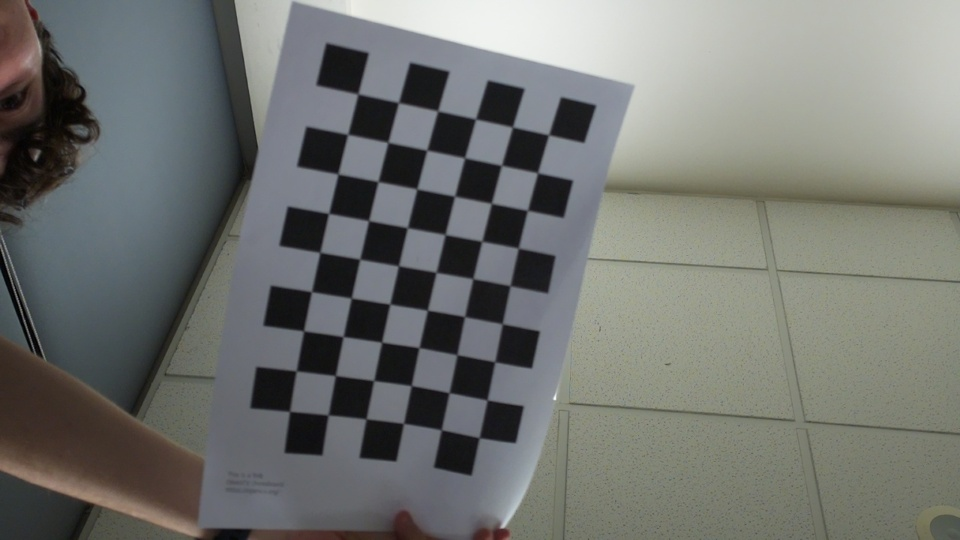
#> input picture data/calibration/000.jpg, 960 x 540 px; its folder holds 4 pictures in this run
$ python calibration.py
#> lines starting #> are read from the running program, lines starting #| are printed output that depends on the picture; long printed decimals are rounded
import cv2
import numpy as np
import os

def load_images(filenames):
    return [cv2.imread(filename) for filename in filenames]
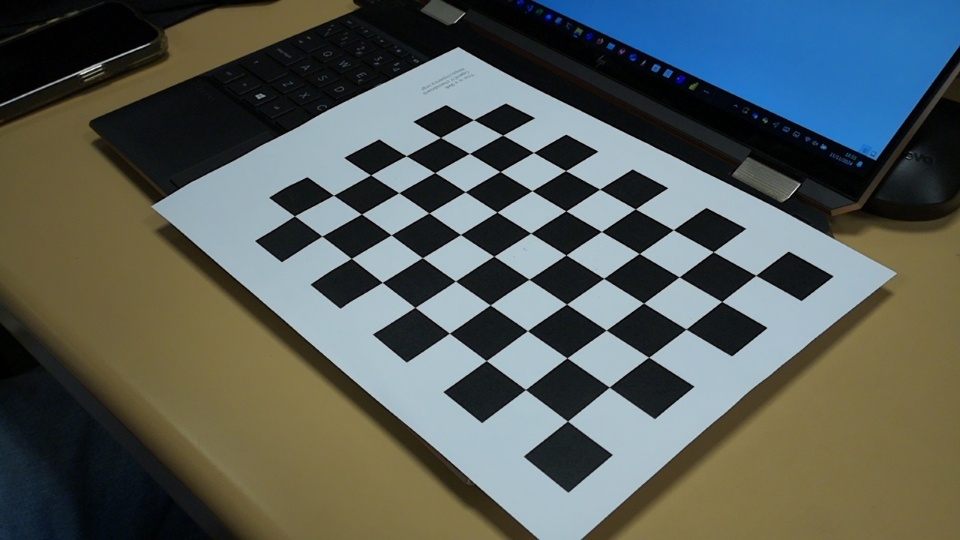
#> input picture data/calibration/001.jpg, 960 x 540 px
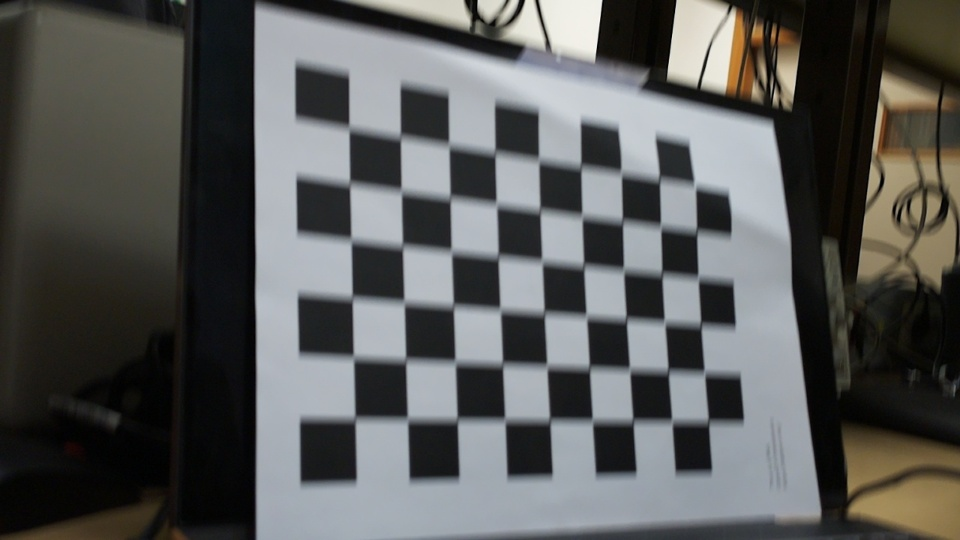
#> input picture data/calibration/002.jpg, 960 x 540 px
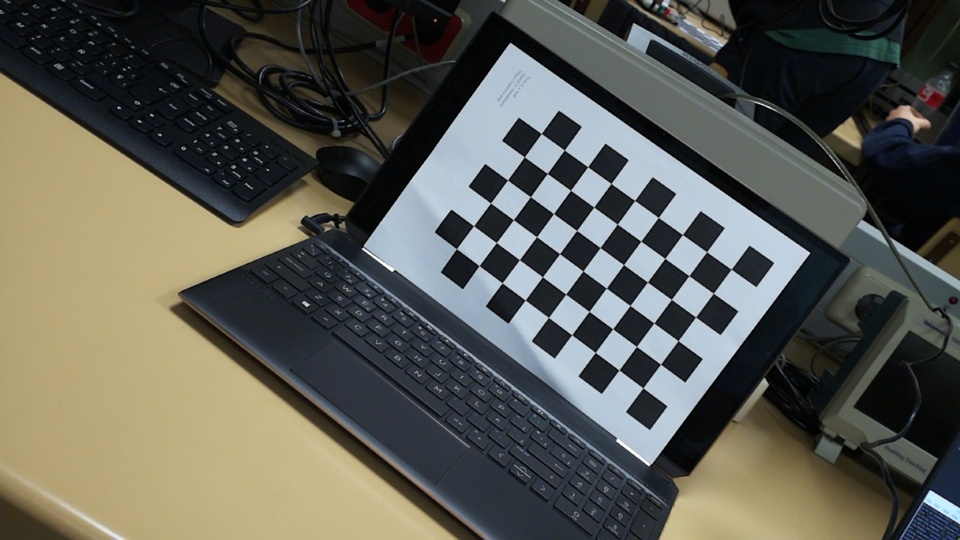
#> input picture data/calibration/003.jpg, 960 x 540 px

def show_image(image):
    cv2.imshow("Image", image)
    cv2.waitKey(0)
    cv2.destroyAllWindows()

def write_image(path, image):
    cv2.imwrite(path, image)

def get_chessboard_points(chessboard_shape, dx, dy):
    return np.array([[(i%chessboard_shape[0])*dx, (i//chessboard_shape[0])*dy, 0] for i in range(chessboard_shape[0]*chessboard_shape[1])], dtype=np.float32)

chessboard_shape = (9, 6)

criteria = (cv2.TERM_CRITERIA_EPS + cv2.TERM_CRITERIA_MAX_ITER, 30, 0.01)

imgs_path = [f"../data/calibration/{file}" for file in os.listdir("../data/calibration")]
imgs = load_images(imgs_path)
#> imgs = 4 items

corners = [cv2.findChessboardCorners(img, chessboard_shape) for img in imgs]
#> corners = 4 items

imgs_gray = [cv2.cvtColor(img,cv2.COLOR_BGR2GRAY) for img in imgs]
#> imgs_gray = 4 items
corners_refined = [cv2.cornerSubPix(i, cor[1], chessboard_shape, (-1, -1), criteria) if cor[0] else [] for i, cor in zip(imgs_gray, corners)]
#> corners_refined = 4 items

imgs_with_corners = [cv2.drawChessboardCorners(img, chessboard_shape, corners_refined_img, True)
                     for corners_refined_img, img in zip(corners_refined, imgs)
                     if len(corners_refined_img) > 0 ]
#> imgs_with_corners = 4 items

chessboard_points = [get_chessboard_points(chessboard_shape, 30, 30) for _ in imgs_with_corners]
#> chessboard_points = 4 items

valid_corners = np.array([cor[1] for cor in corners if cor[0]], dtype=np.float32)

valid_object_points = np.array(chessboard_points, dtype=np.float32)
image_points = np.array(valid_corners, dtype=np.float32)

rms, intrinsics, dist_coeffs, rvecs, tvecs = cv2.calibrateCamera(valid_object_points, image_points, imgs[1].shape[0:2], None, None)
#> rms = 1; intrinsics = [[1166.4, 0, 730.5], [0, 1138.1, 325.9], [0, 0, 1]]; dist_coeffs = [[-0.782, 2.89, 0.00519, -0.00565, -5.39]]; rvecs = ([-0.278, -0.54, 1.74], [-0.237, -1, -2.27], [-0.172, -0.797, -0.00959], [-0.00464, 0.168, -2.49]); tvecs = ([-136.6, -146.5, 843.5], [-79.82, 46.91, 565.7], [-191.8, -103.1, 551.1], [-88.05, 62.51, 1165])

extrinsics = list(map(lambda rvec, tvec: np.hstack((cv2.Rodrigues(rvec)[0], tvec)), rvecs, tvecs))
#> extrinsics = 4 items

print("Intrinsics:\n", intrinsics)
#| Intrinsics:
#|  [[1.16640475e+03 0.00000000e+00 7.30477692e+02]
#|  [0.00000000e+00 1.13812618e+03 3.25883729e+02]
#|  [0.00000000e+00 0.00000000e+00 1.00000000e+00]]
print("Distortion coefficients:\n", dist_coeffs)
#| Distortion coefficients:
#|  [[-7.81816509e-01  2.89477671e+00  5.18591017e-03 -5.65227623e-03
#|   -5.39364912e+00]]
print("Root mean squared reprojection error:\n", rms)
#| Root mean squared reprojection error:
#|  1.004

os.makedirs("../out", exist_ok=True)
os.makedirs("../out/calibration", exist_ok=True)
for i, img in enumerate(imgs_with_corners):
    write_image(f"../out/calibration/{str(i).zfill(3)}.jpg", img)
#> this loop made 4 passes
#> pass 1, in write_image, `cv2.imwrite(path, image)`:
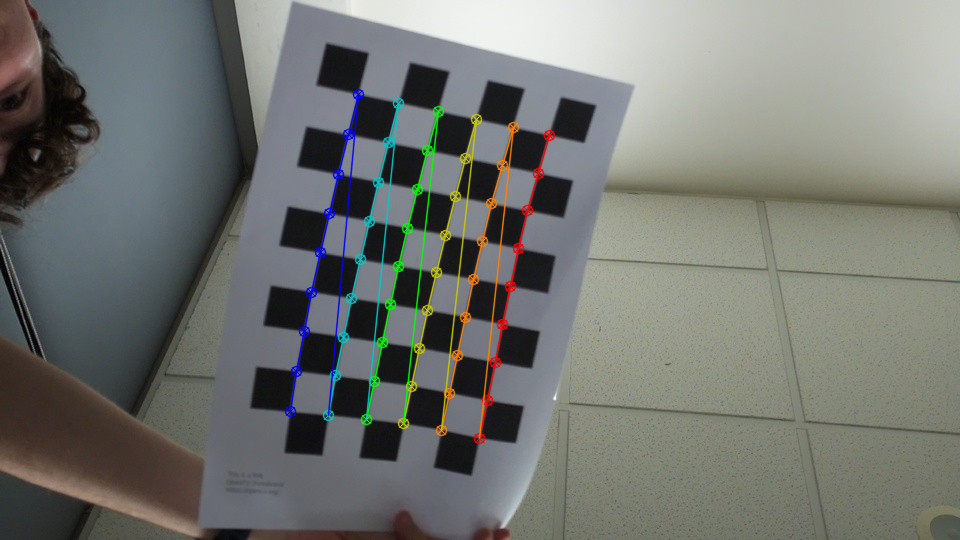
#> saved as 000.jpg: shape (540, 960, 3); mean B, G, R 112.4, 116.9, 114.4
#> pass 2, in write_image (call 2), `cv2.imwrite(path, image)`:
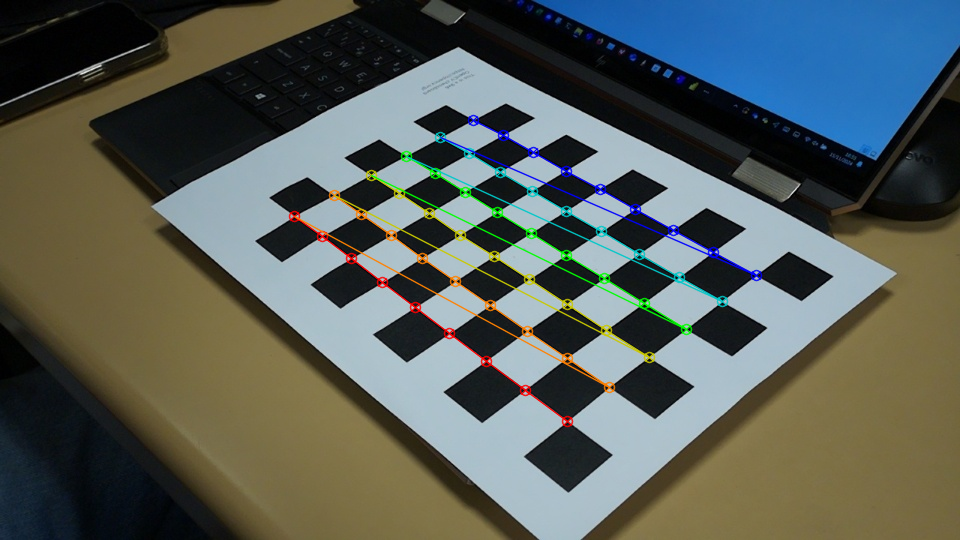
#> saved as 001.jpg: shape (540, 960, 3); mean B, G, R 88.6, 93.7, 86.5
